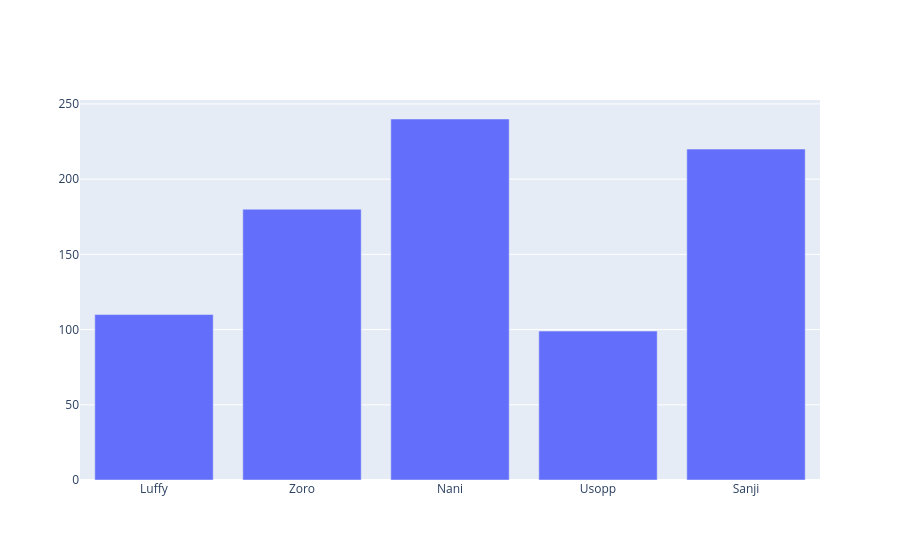

The notebook cell saved with this chart:
### Code cell
graph = go.Figure()
graph.add_trace(go.Bar(x=x1, y=y1))

### Figure 1 — Plotly figure (JSON) as saved in the notebook; plotly's stock layout.template omitted (floating-point values rounded to 4 significant figures)
{"data": [{"type": "bar", "x": ["Luffy", "Zoro", "Nani", "Usopp", "Sanji"], "y": [110, 180, 240, 99, 220]}], "layout": {}}
